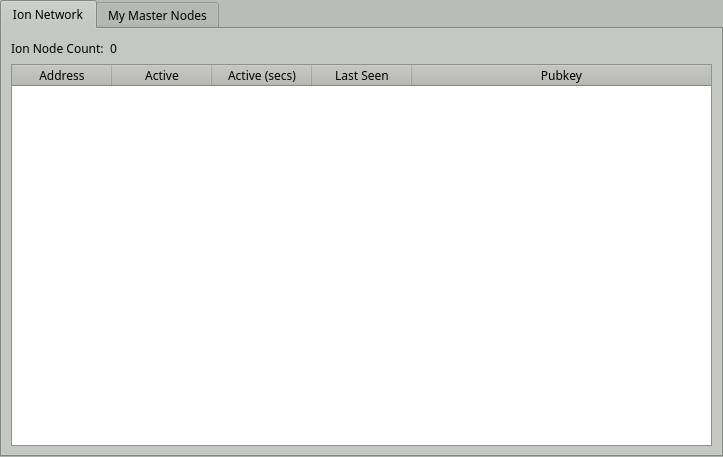
<?xml version="1.0" encoding="UTF-8"?>
<ui version="4.0">
 <class>MasternodeManager</class>
 <widget class="QWidget" name="MasternodeManager">
  <property name="geometry">
   <rect>
    <x>0</x>
    <y>0</y>
    <width>723</width>
    <height>457</height>
   </rect>
  </property>
  <property name="palette">
   <palette>
    <active>
     <colorrole role="WindowText">
      <brush brushstyle="SolidPattern">
       <color alpha="255">
        <red>0</red>
        <green>0</green>
        <blue>0</blue>
       </color>
      </brush>
     </colorrole>
     <colorrole role="Button">
      <brush brushstyle="SolidPattern">
       <color alpha="255">
        <red>186</red>
        <green>189</green>
        <blue>182</blue>
       </color>
      </brush>
     </colorrole>
     <colorrole role="Light">
      <brush brushstyle="SolidPattern">
       <color alpha="255">
        <red>255</red>
        <green>255</green>
        <blue>255</blue>
       </color>
      </brush>
     </colorrole>
     <colorrole role="Midlight">
      <brush brushstyle="SolidPattern">
       <color alpha="255">
        <red>220</red>
        <green>222</green>
        <blue>218</blue>
       </color>
      </brush>
     </colorrole>
     <colorrole role="Dark">
      <brush brushstyle="SolidPattern">
       <color alpha="255">
        <red>93</red>
        <green>94</green>
        <blue>91</blue>
       </color>
      </brush>
     </colorrole>
     <colorrole role="Mid">
      <brush brushstyle="SolidPattern">
       <color alpha="255">
        <red>124</red>
        <green>126</green>
        <blue>121</blue>
       </color>
      </brush>
     </colorrole>
     <colorrole role="Text">
      <brush brushstyle="SolidPattern">
       <color alpha="255">
        <red>0</red>
        <green>0</green>
        <blue>0</blue>
       </color>
      </brush>
     </colorrole>
     <colorrole role="BrightText">
      <brush brushstyle="SolidPattern">
       <color alpha="255">
        <red>255</red>
        <green>255</green>
        <blue>255</blue>
       </color>
      </brush>
     </colorrole>
     <colorrole role="ButtonText">
      <brush brushstyle="SolidPattern">
       <color alpha="255">
        <red>0</red>
        <green>0</green>
        <blue>0</blue>
       </color>
      </brush>
     </colorrole>
     <colorrole role="Base">
      <brush brushstyle="SolidPattern">
       <color alpha="255">
        <red>255</red>
        <green>255</green>
        <blue>255</blue>
       </color>
      </brush>
     </colorrole>
     <colorrole role="Window">
      <brush brushstyle="SolidPattern">
       <color alpha="255">
        <red>186</red>
        <green>189</green>
        <blue>182</blue>
       </color>
      </brush>
     </colorrole>
     <colorrole role="Shadow">
      <brush brushstyle="SolidPattern">
       <color alpha="255">
        <red>0</red>
        <green>0</green>
        <blue>0</blue>
       </color>
      </brush>
     </colorrole>
     <colorrole role="AlternateBase">
      <brush brushstyle="SolidPattern">
       <color alpha="255">
        <red>220</red>
        <green>222</green>
        <blue>218</blue>
       </color>
      </brush>
     </colorrole>
     <colorrole role="ToolTipBase">
      <brush brushstyle="SolidPattern">
       <color alpha="255">
        <red>255</red>
        <green>255</green>
        <blue>220</blue>
       </color>
      </brush>
     </colorrole>
     <colorrole role="ToolTipText">
      <brush brushstyle="SolidPattern">
       <color alpha="255">
        <red>0</red>
        <green>0</green>
        <blue>0</blue>
       </color>
      </brush>
     </colorrole>
    </active>
    <inactive>
     <colorrole role="WindowText">
      <brush brushstyle="SolidPattern">
       <color alpha="255">
        <red>0</red>
        <green>0</green>
        <blue>0</blue>
       </color>
      </brush>
     </colorrole>
     <colorrole role="Button">
      <brush brushstyle="SolidPattern">
       <color alpha="255">
        <red>186</red>
        <green>189</green>
        <blue>182</blue>
       </color>
      </brush>
     </colorrole>
     <colorrole role="Light">
      <brush brushstyle="SolidPattern">
       <color alpha="255">
        <red>255</red>
        <green>255</green>
        <blue>255</blue>
       </color>
      </brush>
     </colorrole>
     <colorrole role="Midlight">
      <brush brushstyle="SolidPattern">
       <color alpha="255">
        <red>220</red>
        <green>222</green>
        <blue>218</blue>
       </color>
      </brush>
     </colorrole>
     <colorrole role="Dark">
      <brush brushstyle="SolidPattern">
       <color alpha="255">
        <red>93</red>
        <green>94</green>
        <blue>91</blue>
       </color>
      </brush>
     </colorrole>
     <colorrole role="Mid">
      <brush brushstyle="SolidPattern">
       <color alpha="255">
        <red>124</red>
        <green>126</green>
        <blue>121</blue>
       </color>
      </brush>
     </colorrole>
     <colorrole role="Text">
      <brush brushstyle="SolidPattern">
       <color alpha="255">
        <red>0</red>
        <green>0</green>
        <blue>0</blue>
       </color>
      </brush>
     </colorrole>
     <colorrole role="BrightText">
      <brush brushstyle="SolidPattern">
       <color alpha="255">
        <red>255</red>
        <green>255</green>
        <blue>255</blue>
       </color>
      </brush>
     </colorrole>
     <colorrole role="ButtonText">
      <brush brushstyle="SolidPattern">
       <color alpha="255">
        <red>0</red>
        <green>0</green>
        <blue>0</blue>
       </color>
      </brush>
     </colorrole>
     <colorrole role="Base">
      <brush brushstyle="SolidPattern">
       <color alpha="255">
        <red>255</red>
        <green>255</green>
        <blue>255</blue>
       </color>
      </brush>
     </colorrole>
     <colorrole role="Window">
      <brush brushstyle="SolidPattern">
       <color alpha="255">
        <red>186</red>
        <green>189</green>
        <blue>182</blue>
       </color>
      </brush>
     </colorrole>
     <colorrole role="Shadow">
      <brush brushstyle="SolidPattern">
       <color alpha="255">
        <red>0</red>
        <green>0</green>
        <blue>0</blue>
       </color>
      </brush>
     </colorrole>
     <colorrole role="AlternateBase">
      <brush brushstyle="SolidPattern">
       <color alpha="255">
        <red>220</red>
        <green>222</green>
        <blue>218</blue>
       </color>
      </brush>
     </colorrole>
     <colorrole role="ToolTipBase">
      <brush brushstyle="SolidPattern">
       <color alpha="255">
        <red>255</red>
        <green>255</green>
        <blue>220</blue>
       </color>
      </brush>
     </colorrole>
     <colorrole role="ToolTipText">
      <brush brushstyle="SolidPattern">
       <color alpha="255">
        <red>0</red>
        <green>0</green>
        <blue>0</blue>
       </color>
      </brush>
     </colorrole>
    </inactive>
    <disabled>
     <colorrole role="WindowText">
      <brush brushstyle="SolidPattern">
       <color alpha="255">
        <red>93</red>
        <green>94</green>
        <blue>91</blue>
       </color>
      </brush>
     </colorrole>
     <colorrole role="Button">
      <brush brushstyle="SolidPattern">
       <color alpha="255">
        <red>186</red>
        <green>189</green>
        <blue>182</blue>
       </color>
      </brush>
     </colorrole>
     <colorrole role="Light">
      <brush brushstyle="SolidPattern">
       <color alpha="255">
        <red>255</red>
        <green>255</green>
        <blue>255</blue>
       </color>
      </brush>
     </colorrole>
     <colorrole role="Midlight">
      <brush brushstyle="SolidPattern">
       <color alpha="255">
        <red>220</red>
        <green>222</green>
        <blue>218</blue>
       </color>
      </brush>
     </colorrole>
     <colorrole role="Dark">
      <brush brushstyle="SolidPattern">
       <color alpha="255">
        <red>93</red>
        <green>94</green>
        <blue>91</blue>
       </color>
      </brush>
     </colorrole>
     <colorrole role="Mid">
      <brush brushstyle="SolidPattern">
       <color alpha="255">
        <red>124</red>
        <green>126</green>
        <blue>121</blue>
       </color>
      </brush>
     </colorrole>
     <colorrole role="Text">
      <brush brushstyle="SolidPattern">
       <color alpha="255">
        <red>93</red>
        <green>94</green>
        <blue>91</blue>
       </color>
      </brush>
     </colorrole>
     <colorrole role="BrightText">
      <brush brushstyle="SolidPattern">
       <color alpha="255">
        <red>255</red>
        <green>255</green>
        <blue>255</blue>
       </color>
      </brush>
     </colorrole>
     <colorrole role="ButtonText">
      <brush brushstyle="SolidPattern">
       <color alpha="255">
        <red>93</red>
        <green>94</green>
        <blue>91</blue>
       </color>
      </brush>
     </colorrole>
     <colorrole role="Base">
      <brush brushstyle="SolidPattern">
       <color alpha="255">
        <red>186</red>
        <green>189</green>
        <blue>182</blue>
       </color>
      </brush>
     </colorrole>
     <colorrole role="Window">
      <brush brushstyle="SolidPattern">
       <color alpha="255">
        <red>186</red>
        <green>189</green>
        <blue>182</blue>
       </color>
      </brush>
     </colorrole>
     <colorrole role="Shadow">
      <brush brushstyle="SolidPattern">
       <color alpha="255">
        <red>0</red>
        <green>0</green>
        <blue>0</blue>
       </color>
      </brush>
     </colorrole>
     <colorrole role="AlternateBase">
      <brush brushstyle="SolidPattern">
       <color alpha="255">
        <red>186</red>
        <green>189</green>
        <blue>182</blue>
       </color>
      </brush>
     </colorrole>
     <colorrole role="ToolTipBase">
      <brush brushstyle="SolidPattern">
       <color alpha="255">
        <red>255</red>
        <green>255</green>
        <blue>220</blue>
       </color>
      </brush>
     </colorrole>
     <colorrole role="ToolTipText">
      <brush brushstyle="SolidPattern">
       <color alpha="255">
        <red>0</red>
        <green>0</green>
        <blue>0</blue>
       </color>
      </brush>
     </colorrole>
    </disabled>
   </palette>
  </property>
  <property name="font">
   <font>
    <family>Sawasdee</family>
   </font>
  </property>
  <property name="windowTitle">
   <string>Form</string>
  </property>
  <layout class="QVBoxLayout" name="topLayout">
   <property name="leftMargin">
    <number>0</number>
   </property>
   <property name="topMargin">
    <number>0</number>
   </property>
   <property name="rightMargin">
    <number>0</number>
   </property>
   <property name="bottomMargin">
    <number>0</number>
   </property>
   <item>
    <layout class="QVBoxLayout" name="verticalLayout">
     <property name="bottomMargin">
      <number>0</number>
     </property>
     <item>
      <widget class="QTabWidget" name="tabWidget">
       <property name="font">
        <font>
         <family>Sawasdee</family>
        </font>
       </property>
       <property name="currentIndex">
        <number>0</number>
       </property>
       <widget class="QWidget" name="tab">
        <attribute name="title">
         <string>Ion Network</string>
        </attribute>
        <layout class="QGridLayout" name="gridLayout">
         <item row="1" column="0">
          <widget class="QTableWidget" name="tableWidget">
           <property name="font">
            <font>
             <family>Sawasdee</family>
            </font>
           </property>
           <property name="editTriggers">
            <set>QAbstractItemView::NoEditTriggers</set>
           </property>
           <property name="alternatingRowColors">
            <bool>true</bool>
           </property>
           <property name="selectionBehavior">
            <enum>QAbstractItemView::SelectRows</enum>
           </property>
           <property name="sortingEnabled">
            <bool>true</bool>
           </property>
           <attribute name="horizontalHeaderStretchLastSection">
            <bool>true</bool>
           </attribute>
           <column>
            <property name="text">
             <string>Address</string>
            </property>
           </column>
           <column>
            <property name="text">
             <string>Active</string>
            </property>
           </column>
           <column>
            <property name="text">
             <string>Active (secs)</string>
            </property>
           </column>
           <column>
            <property name="text">
             <string>Last Seen</string>
            </property>
           </column>
           <column>
            <property name="text">
             <string>Pubkey</string>
            </property>
           </column>
          </widget>
         </item>
         <item row="0" column="0">
          <layout class="QHBoxLayout" name="horizontalLayout_3">
           <property name="bottomMargin">
            <number>0</number>
           </property>
           <item>
            <widget class="QLabel" name="label_2">
             <property name="font">
              <font>
               <family>Sawasdee</family>
              </font>
             </property>
             <property name="text">
              <string>Ion Node Count:</string>
             </property>
            </widget>
           </item>
           <item>
            <widget class="QLabel" name="countLabel">
             <property name="font">
              <font>
               <family>Sawasdee</family>
              </font>
             </property>
             <property name="text">
              <string>0</string>
             </property>
            </widget>
           </item>
           <item>
            <spacer name="horizontalSpacer_3">
             <property name="font">
              <font>
               <family>Sawasdee</family>
              </font>
             </property>
             <property name="orientation">
              <enum>Qt::Horizontal</enum>
             </property>
             <property name="sizeHint" stdset="0">
              <size>
               <width>40</width>
               <height>20</height>
              </size>
             </property>
            </spacer>
           </item>
          </layout>
         </item>
        </layout>
       </widget>
       <widget class="QWidget" name="tab_2">
        <attribute name="title">
         <string>My Master Nodes</string>
        </attribute>
        <layout class="QGridLayout" name="gridLayout_2">
         <item row="0" column="0">
          <layout class="QVBoxLayout" name="verticalLayout_2">
           <property name="bottomMargin">
            <number>0</number>
           </property>
           <item>
            <layout class="QHBoxLayout" name="horizontalLayout">
             <item>
              <widget class="QPushButton" name="createButton">
               <property name="font">
                <font>
                 <family>Sawasdee</family>
                </font>
               </property>
               <property name="text">
                <string>&amp;Create...</string>
               </property>
              </widget>
             </item>
             <item>
              <spacer name="horizontalSpacer">
               <property name="font">
                <font>
                 <family>Sawasdee</family>
                </font>
               </property>
               <property name="orientation">
                <enum>Qt::Horizontal</enum>
               </property>
               <property name="sizeHint" stdset="0">
                <size>
                 <width>40</width>
                 <height>20</height>
                </size>
               </property>
              </spacer>
             </item>
            </layout>
           </item>
           <item>
            <widget class="QTableWidget" name="tableWidget_2">
             <property name="minimumSize">
              <size>
               <width>695</width>
               <height>0</height>
              </size>
             </property>
             <property name="font">
              <font>
               <family>Sawasdee</family>
              </font>
             </property>
             <property name="editTriggers">
              <set>QAbstractItemView::NoEditTriggers</set>
             </property>
             <property name="alternatingRowColors">
              <bool>true</bool>
             </property>
             <property name="selectionMode">
              <enum>QAbstractItemView::SingleSelection</enum>
             </property>
             <property name="selectionBehavior">
              <enum>QAbstractItemView::SelectRows</enum>
             </property>
             <attribute name="horizontalHeaderStretchLastSection">
              <bool>true</bool>
             </attribute>
             <column>
              <property name="text">
               <string>Alias</string>
              </property>
             </column>
             <column>
              <property name="text">
               <string>IP/Onion</string>
              </property>
             </column>
             <column>
              <property name="text">
               <string>Status</string>
              </property>
             </column>
            </widget>
           </item>
           <item>
            <layout class="QHBoxLayout" name="horizontalLayout_2">
             <property name="bottomMargin">
              <number>0</number>
             </property>
             <item>
              <widget class="QPushButton" name="editButton">
               <property name="font">
                <font>
                 <family>Sawasdee</family>
                </font>
               </property>
               <property name="text">
                <string>&amp;Edit</string>
               </property>
              </widget>
             </item>
             <item>
              <widget class="QPushButton" name="removeButton">
               <property name="font">
                <font>
                 <family>Sawasdee</family>
                </font>
               </property>
               <property name="text">
                <string>&amp;Remove</string>
               </property>
              </widget>
             </item>
             <item>
              <widget class="QPushButton" name="UpdateButton">
               <property name="font">
                <font>
                 <family>Sawasdee</family>
                </font>
               </property>
               <property name="text">
                <string>&amp;Update</string>
               </property>
              </widget>
             </item>
             <item>
              <spacer name="horizontalSpacer_2">
               <property name="font">
                <font>
                 <family>Sawasdee</family>
                </font>
               </property>
               <property name="orientation">
                <enum>Qt::Horizontal</enum>
               </property>
               <property name="sizeHint" stdset="0">
                <size>
                 <width>40</width>
                 <height>20</height>
                </size>
               </property>
              </spacer>
             </item>
            </layout>
           </item>
           <item>
            <layout class="QHBoxLayout" name="horizontalLayout_4">
             <property name="bottomMargin">
              <number>0</number>
             </property>
            </layout>
           </item>
           <item>
            <layout class="QHBoxLayout" name="horizontalLayout_5">
             <property name="bottomMargin">
              <number>0</number>
             </property>
             <item>
              <widget class="QPushButton" name="startButton">
               <property name="font">
                <font>
                 <family>Sawasdee</family>
                </font>
               </property>
               <property name="text">
                <string>S&amp;tart</string>
               </property>
              </widget>
             </item>
             <item>
              <widget class="QPushButton" name="startAllButton">
               <property name="font">
                <font>
                 <family>Sawasdee</family>
                </font>
               </property>
               <property name="text">
                <string>St&amp;art All</string>
               </property>
              </widget>
             </item>
             <item>
              <spacer name="horizontalSpacer_5">
               <property name="font">
                <font>
                 <family>Sawasdee</family>
                </font>
               </property>
               <property name="orientation">
                <enum>Qt::Horizontal</enum>
               </property>
               <property name="sizeHint" stdset="0">
                <size>
                 <width>40</width>
                 <height>20</height>
                </size>
               </property>
              </spacer>
             </item>
            </layout>
           </item>
          </layout>
         </item>
        </layout>
       </widget>
      </widget>
     </item>
    </layout>
   </item>
  </layout>
 </widget>
 <resources/>
 <connections/>
</ui>
